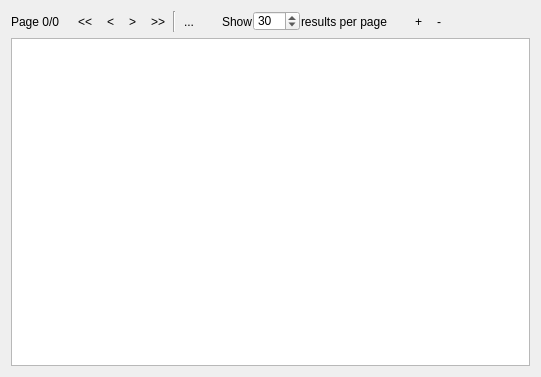
<?xml version="1.0" encoding="UTF-8"?>
<ui version="4.0">
 <class>ResultView</class>
 <widget class="QWidget" name="ResultView">
  <property name="geometry">
   <rect>
    <x>0</x>
    <y>0</y>
    <width>541</width>
    <height>377</height>
   </rect>
  </property>
  <layout class="QGridLayout" name="gridLayout_2">
   <item row="0" column="0">
    <widget class="QStackedWidget" name="stackedWidget">
     <property name="currentIndex">
      <number>0</number>
     </property>
     <widget class="QWidget" name="page">
      <layout class="QGridLayout" name="gridLayout">
       <property name="margin">
        <number>0</number>
       </property>
       <item row="0" column="0">
        <layout class="QHBoxLayout" name="horizontalLayout">
         <property name="spacing">
          <number>1</number>
         </property>
         <item>
          <widget class="QLabel" name="pageLabel">
           <property name="text">
            <string>Page 0/0</string>
           </property>
          </widget>
         </item>
         <item>
          <spacer name="horizontalSpacer_6">
           <property name="orientation">
            <enum>Qt::Horizontal</enum>
           </property>
           <property name="sizeType">
            <enum>QSizePolicy::Minimum</enum>
           </property>
           <property name="sizeHint" stdset="0">
            <size>
             <width>10</width>
             <height>20</height>
            </size>
           </property>
          </spacer>
         </item>
         <item>
          <widget class="QToolButton" name="firstPageButton">
           <property name="toolTip">
            <string>First page</string>
           </property>
           <property name="text">
            <string>&lt;&lt;</string>
           </property>
           <property name="icon">
            <iconset>
             <normaloff>:/img/2leftarrow.png</normaloff>:/img/2leftarrow.png</iconset>
           </property>
           <property name="iconSize">
            <size>
             <width>12</width>
             <height>12</height>
            </size>
           </property>
           <property name="autoRaise">
            <bool>true</bool>
           </property>
          </widget>
         </item>
         <item>
          <widget class="QToolButton" name="prevPageButton">
           <property name="toolTip">
            <string>Previous page</string>
           </property>
           <property name="text">
            <string>&lt;</string>
           </property>
           <property name="icon">
            <iconset>
             <normaloff>:/img/1leftarrow.png</normaloff>:/img/1leftarrow.png</iconset>
           </property>
           <property name="iconSize">
            <size>
             <width>12</width>
             <height>12</height>
            </size>
           </property>
           <property name="autoRaise">
            <bool>true</bool>
           </property>
          </widget>
         </item>
         <item>
          <widget class="QToolButton" name="nextPageButton">
           <property name="toolTip">
            <string>Next page</string>
           </property>
           <property name="text">
            <string>&gt;</string>
           </property>
           <property name="icon">
            <iconset>
             <normaloff>:/img/1rightarrow.png</normaloff>:/img/1rightarrow.png</iconset>
           </property>
           <property name="iconSize">
            <size>
             <width>12</width>
             <height>12</height>
            </size>
           </property>
           <property name="autoRaise">
            <bool>true</bool>
           </property>
          </widget>
         </item>
         <item>
          <widget class="QToolButton" name="lastPageButton">
           <property name="toolTip">
            <string>Last page</string>
           </property>
           <property name="text">
            <string>&gt;&gt;</string>
           </property>
           <property name="icon">
            <iconset>
             <normaloff>:/img/2rightarrow.png</normaloff>:/img/2rightarrow.png</iconset>
           </property>
           <property name="iconSize">
            <size>
             <width>12</width>
             <height>12</height>
            </size>
           </property>
           <property name="autoRaise">
            <bool>true</bool>
           </property>
          </widget>
         </item>
         <item>
          <widget class="Line" name="line">
           <property name="orientation">
            <enum>Qt::Vertical</enum>
           </property>
          </widget>
         </item>
         <item>
          <widget class="QToolButton" name="reloadButton">
           <property name="toolTip">
            <string>Reload</string>
           </property>
           <property name="text">
            <string>...</string>
           </property>
           <property name="icon">
            <iconset>
             <normaloff>:/img/reload.png</normaloff>:/img/reload.png</iconset>
           </property>
           <property name="iconSize">
            <size>
             <width>12</width>
             <height>12</height>
            </size>
           </property>
           <property name="autoRaise">
            <bool>true</bool>
           </property>
          </widget>
         </item>
         <item>
          <spacer name="horizontalSpacer_2">
           <property name="orientation">
            <enum>Qt::Horizontal</enum>
           </property>
           <property name="sizeType">
            <enum>QSizePolicy::Fixed</enum>
           </property>
           <property name="sizeHint" stdset="0">
            <size>
             <width>20</width>
             <height>20</height>
            </size>
           </property>
          </spacer>
         </item>
         <item>
          <widget class="QLabel" name="label">
           <property name="text">
            <string>Show</string>
           </property>
          </widget>
         </item>
         <item>
          <widget class="QSpinBox" name="resultSpinBox">
           <property name="maximumSize">
            <size>
             <width>16777215</width>
             <height>20</height>
            </size>
           </property>
           <property name="minimum">
            <number>10</number>
           </property>
           <property name="maximum">
            <number>200</number>
           </property>
           <property name="singleStep">
            <number>10</number>
           </property>
           <property name="value">
            <number>30</number>
           </property>
          </widget>
         </item>
         <item>
          <widget class="QLabel" name="label_2">
           <property name="text">
            <string>results per page</string>
           </property>
          </widget>
         </item>
         <item>
          <spacer name="horizontalSpacer_5">
           <property name="orientation">
            <enum>Qt::Horizontal</enum>
           </property>
           <property name="sizeType">
            <enum>QSizePolicy::Fixed</enum>
           </property>
           <property name="sizeHint" stdset="0">
            <size>
             <width>20</width>
             <height>20</height>
            </size>
           </property>
          </spacer>
         </item>
         <item>
          <widget class="QToolButton" name="insertButton">
           <property name="toolTip">
            <string>Add a row</string>
           </property>
           <property name="text">
            <string>+</string>
           </property>
           <property name="iconSize">
            <size>
             <width>12</width>
             <height>12</height>
            </size>
           </property>
           <property name="autoRaise">
            <bool>true</bool>
           </property>
          </widget>
         </item>
         <item>
          <widget class="QToolButton" name="deleteButton">
           <property name="toolTip">
            <string>Delete row(s)</string>
           </property>
           <property name="text">
            <string>-</string>
           </property>
           <property name="iconSize">
            <size>
             <width>12</width>
             <height>12</height>
            </size>
           </property>
           <property name="autoRaise">
            <bool>true</bool>
           </property>
          </widget>
         </item>
         <item>
          <spacer name="horizontalSpacer">
           <property name="orientation">
            <enum>Qt::Horizontal</enum>
           </property>
           <property name="sizeHint" stdset="0">
            <size>
             <width>40</width>
             <height>20</height>
            </size>
           </property>
          </spacer>
         </item>
        </layout>
       </item>
       <item row="1" column="0">
        <widget class="QTableView" name="table">
         <property name="verticalScrollMode">
          <enum>QAbstractItemView::ScrollPerPixel</enum>
         </property>
         <property name="horizontalScrollMode">
          <enum>QAbstractItemView::ScrollPerPixel</enum>
         </property>
        </widget>
       </item>
      </layout>
     </widget>
     <widget class="QWidget" name="page_2">
      <layout class="QGridLayout" name="gridLayout_3">
       <item row="1" column="1">
        <widget class="QLabel" name="label_3">
         <property name="font">
          <font>
           <weight>75</weight>
           <bold>true</bold>
          </font>
         </property>
         <property name="text">
          <string>Fetching...</string>
         </property>
        </widget>
       </item>
       <item row="1" column="0">
        <spacer name="horizontalSpacer_3">
         <property name="orientation">
          <enum>Qt::Horizontal</enum>
         </property>
         <property name="sizeHint" stdset="0">
          <size>
           <width>40</width>
           <height>20</height>
          </size>
         </property>
        </spacer>
       </item>
       <item row="1" column="2">
        <spacer name="horizontalSpacer_4">
         <property name="orientation">
          <enum>Qt::Horizontal</enum>
         </property>
         <property name="sizeHint" stdset="0">
          <size>
           <width>40</width>
           <height>20</height>
          </size>
         </property>
        </spacer>
       </item>
       <item row="2" column="1">
        <spacer name="verticalSpacer">
         <property name="orientation">
          <enum>Qt::Vertical</enum>
         </property>
         <property name="sizeHint" stdset="0">
          <size>
           <width>20</width>
           <height>40</height>
          </size>
         </property>
        </spacer>
       </item>
       <item row="0" column="1">
        <spacer name="verticalSpacer_2">
         <property name="orientation">
          <enum>Qt::Vertical</enum>
         </property>
         <property name="sizeHint" stdset="0">
          <size>
           <width>20</width>
           <height>40</height>
          </size>
         </property>
        </spacer>
       </item>
      </layout>
     </widget>
    </widget>
   </item>
  </layout>
 </widget>
 <resources/>
 <connections/>
</ui>
